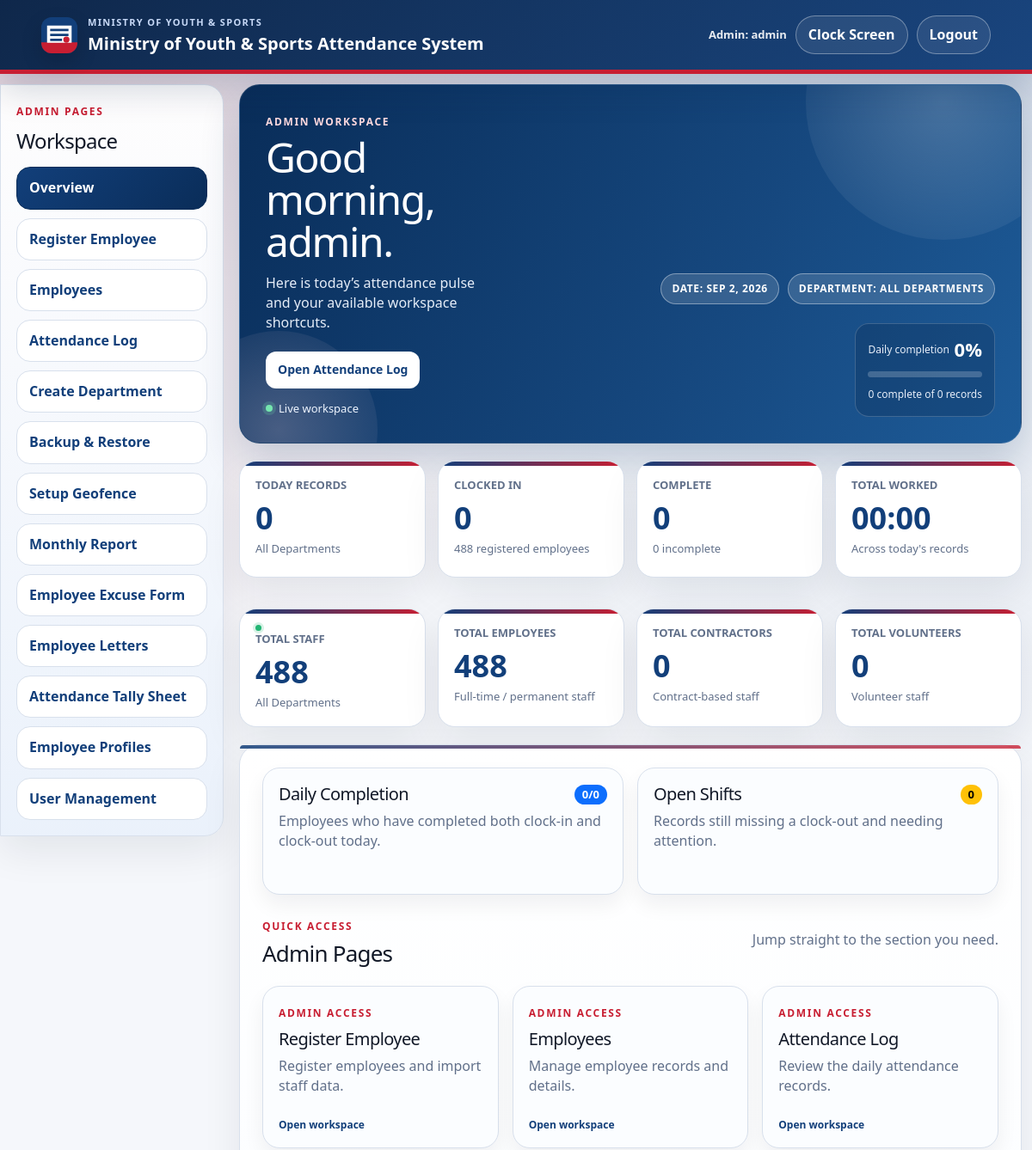
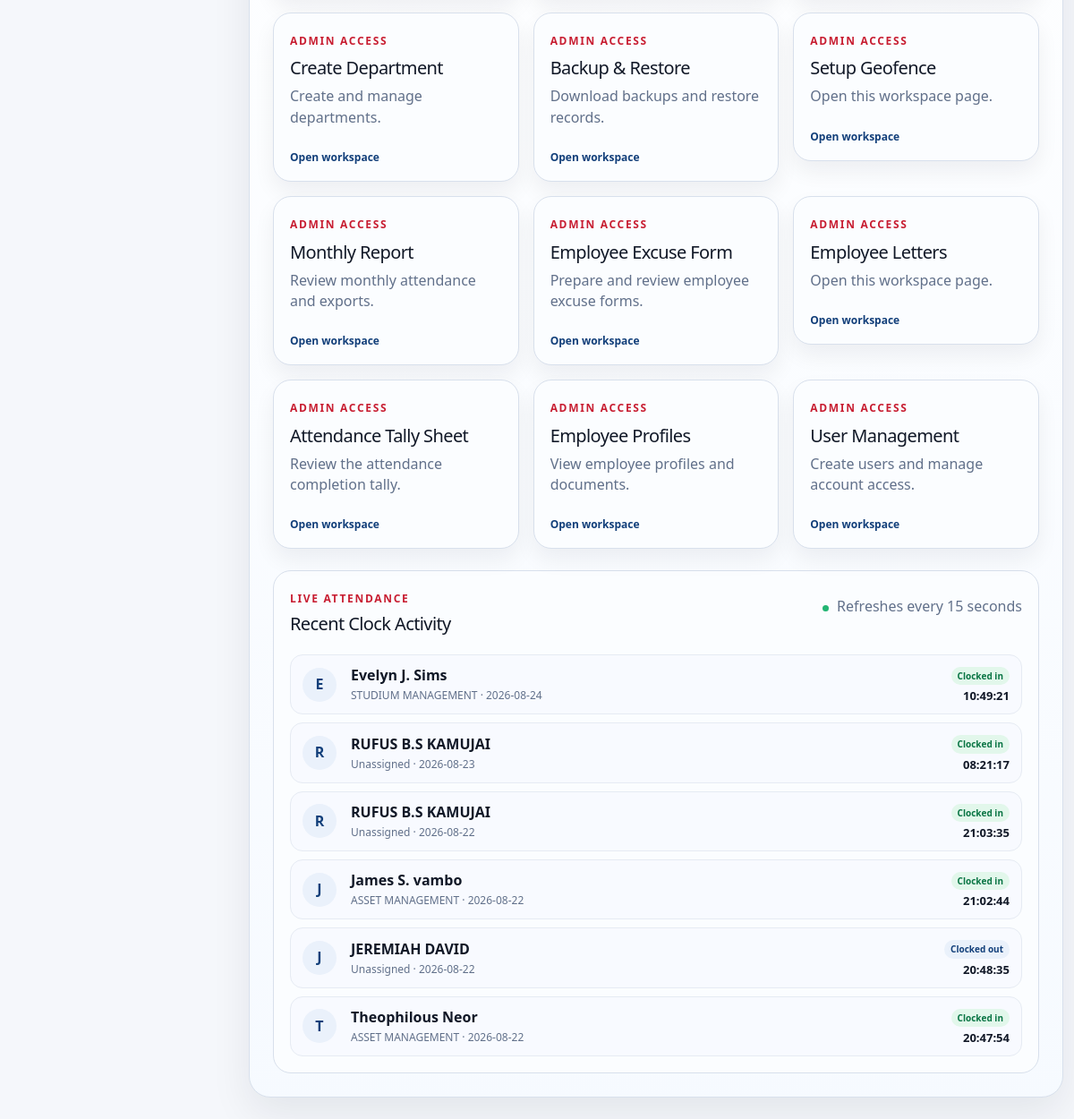
The page /overview.php (signed in) on the database its author committed (2 pictures, top to bottom).
### tables this page shows
CREATE TABLE IF NOT EXISTS attendance (
    attendance_id BIGINT UNSIGNED AUTO_INCREMENT PRIMARY KEY,
    employee_number VARCHAR(50) NOT NULL,
    employee_name VARCHAR(150) NOT NULL DEFAULT '',
    position VARCHAR(150) NOT NULL DEFAULT '',
    department_id VARCHAR(100) NULL,
    department_name VARCHAR(150) NOT NULL DEFAULT 'Unassigned',
    attendance_date DATE NOT NULL,
    clock_in TIME NULL,
    clock_out TIME NULL,
    clock_in_photo VARCHAR(255) NOT NULL DEFAULT '',
    clock_in_latitude DECIMAL(10,7) NULL,
    clock_in_longitude DECIMAL(10,7) NULL,
    clock_in_accuracy_m DECIMAL(10,2) NULL,
    status ENUM('Complete', 'Incomplete') NOT NULL DEFAULT 'Incomplete',
    late TINYINT(1) NOT NULL DEFAULT 0,
    late_minutes INT UNSIGNED NOT NULL DEFAULT 0,
    early_out TINYINT(1) NOT NULL DEFAULT 0,
    early_out_minutes INT UNSIGNED NOT NULL DEFAULT 0,
    created_at DATETIME NOT NULL DEFAULT CURRENT_TIMESTAMP,
    updated_at DATETIME NOT NULL DEFAULT CURRENT_TIMESTAMP ON UPDATE CURRENT_TIMESTAMP,
    UNIQUE KEY uq_attendance_employee_date (employee_number, attendance_date),
    KEY idx_attendance_date (attendance_date),
    KEY idx_attendance_department (department_id),
    KEY idx_attendance_status (status),
    CONSTRAINT fk_attendance_employee FOREIGN KEY (employee_number)
        REFERENCES employees(employee_number) ON DELETE CASCADE
);

### overview.php (the view, shortened to what the rows shown need)
<?php
require_once __DIR__ . '/admin_bootstrap.php';
$extraHeadHtml = '<link href="https://cdn.jsdelivr.net/npm/bootstrap@5.3.3/dist/css/bootstrap.min.css" rel="stylesheet">';
require_once __DIR__ . '/admin_shell_start.php';
$recentActivity = [];
foreach (read_attendance() as $attendanceDate => $dayRecords) {
	foreach ($dayRecords as $record) {
		$time = (string) (($record['clock_out'] ?? '') !== '' ? $record['clock_out'] : ($record['clock_in'] ?? ''));
		if ($time !== '') $recentActivity[] = ['employee_name' => (string) ($record['employee_name'] ?? $record['employee_number'] ?? 'Employee'), 'department_name' => (string) ($record['department_name'] ?? 'Unassigned'), 'date' => (string) ($record['date'] ?? $attendanceDate), 'clock_in' => (string) ($record['clock_in'] ?? ''), 'clock_out' => (string) ($record['clock_out'] ?? ''), 'sort' => (string) ($record['date'] ?? $attendanceDate) . ' ' . $time];
	}
}
usort($recentActivity, static fn (array $a, array $b): int => strcmp($b['sort'], $a['sort']));
$recentActivity = array_slice($recentActivity, 0, 6);
?>
<div class="dashboard-hero panel modern-overview-hero professional-dashboard-hero">
	<div class="dashboard-title">
		<h1>Good <?= (int) date('H') < 12 ? 'morning' : ((int) date('H') < 17 ? 'afternoon' : 'evening') ?>, <?= h(current_username()) ?>.</h1>
	</div>
</div>
<div class="dashboard-section bootstrap-overview-surface">
	<div class="row g-3 mb-4" aria-label="Daily performance indicators">
		<div class="col-12 col-lg-6">
			<section class="admin-box bootstrap-overview-card h-100 modern-insight-card">
				<div class="d-flex align-items-center justify-content-between gap-2 mb-2">
					<h2 class="mb-0">Daily Completion</h2>
				</div>
			</section>
		</div>
		<div class="col-12 col-lg-6">
			<section class="admin-box bootstrap-overview-card h-100 modern-insight-card attention-card">
				<div class="d-flex align-items-center justify-content-between gap-2 mb-2">
					<h2 class="mb-0">Open Shifts</h2>
				</div>
			</section>
		</div>
	</div>
	<div class="section-heading">
		<div>
			<h2>Admin Pages</h2>
		</div>
	</div>
	<div class="row g-3">
		<?php foreach ($adminPageLinks as $pageKey => $pageLink): ?>
			<?php if ($pageKey === 'home') { continue; } ?>
			<div class="col-12 col-md-6 col-xl-4"><a class="admin-box overview-link-card bootstrap-overview-card modern-quick-link" href="<?= h($pageLink['href']) ?>"><h2><?= h($pageLink['label']) ?></h2></a></div>
		<?php endforeach; ?>
	</div>
	<section class="admin-box live-activity-card mt-4"><div class="section-heading"><div><span class="eyebrow">Live Attendance</span><h2>Recent Clock Activity</h2></div><p class="muted"><span class="live-dot"></span> Refreshes every 15 seconds</p></div><div class="live-activity-list" id="liveActivityList"><?php foreach ($recentActivity as $activity): ?><div class="live-activity-row"><div class="live-activity-avatar"><?= h(strtoupper(substr($activity['employee_name'], 0, 1))) ?></div><div class="live-activity-person"><strong><?= h($activity['employee_name']) ?></strong><small><?= h($activity['department_name']) ?> · <?= h($activity['date']) ?></small></div><div class="live-activity-time"><span class="<?= $activity['clock_out'] !== '' ? 'clock-out' : 'clock-in' ?>"><?= $activity['clock_out'] !== '' ? 'Clocked out' : 'Clocked in' ?></span><strong><?= h($activity['clock_out'] !== '' ? $activity['clock_out'] : $activity['clock_in']) ?></strong></div></div><?php endforeach; ?><?php if (count($recentActivity) === 0): ?><div class="empty">No clock activity recorded yet.</div><?php endif; ?></div></section>
</div>
<?php
require_once __DIR__ . '/admin_shell_end.php';

### rows shown on the page
attendance: employee_name "E", employee_name "Evelyn J. Sims", department_name "STUDIUM MANAGEMENT", attendance_date "2026-08-24", shows "Clocked in", clock_in "10:49:21"
attendance: employee_name "R", employee_name "RUFUS B.S KAMUJAI", department_name "Unassigned", attendance_date "2026-08-23", shows "Clocked in", clock_in "08:21:17"
attendance: employee_name "R", employee_name "RUFUS B.S KAMUJAI", department_name "Unassigned", attendance_date "2026-08-22", shows "Clocked in", clock_in "21:03:35"
attendance: employee_name "J", employee_name "James S. vambo", department_name "ASSET MANAGEMENT", attendance_date "2026-08-22", shows "Clocked in", clock_in "21:02:44"
attendance: employee_name "J", employee_name "JEREMIAH DAVID", department_name "Unassigned", attendance_date "2026-08-22", shows "Clocked out", clock_out "20:48:35"
attendance: employee_name "T", employee_name "Theophilous Neor", department_name "ASSET MANAGEMENT", attendance_date "2026-08-22", shows "Clocked in", clock_in "20:47:54"

### other values the page prints
APP_NAME "Ministry of Youth & Sports Attendance System"
current_user_role() "Admin"
current_username() "admin"
$pageLink['label'] "Overview"
$pageLink['label'] "Register Employee"
$pageLink['label'] "Employees"
$pageLink['label'] "Attendance Log"
$pageLink['label'] "Create Department"
$pageLink['label'] "Backup & Restore"
$pageLink['label'] "Setup Geofence"
$pageLink['label'] "Monthly Report"
$pageLink['label'] "Employee Excuse Form"
$pageLink['label'] "Employee Letters"
$pageLink['label'] "Attendance Tally Sheet"
$pageLink['label'] "Employee Profiles"
